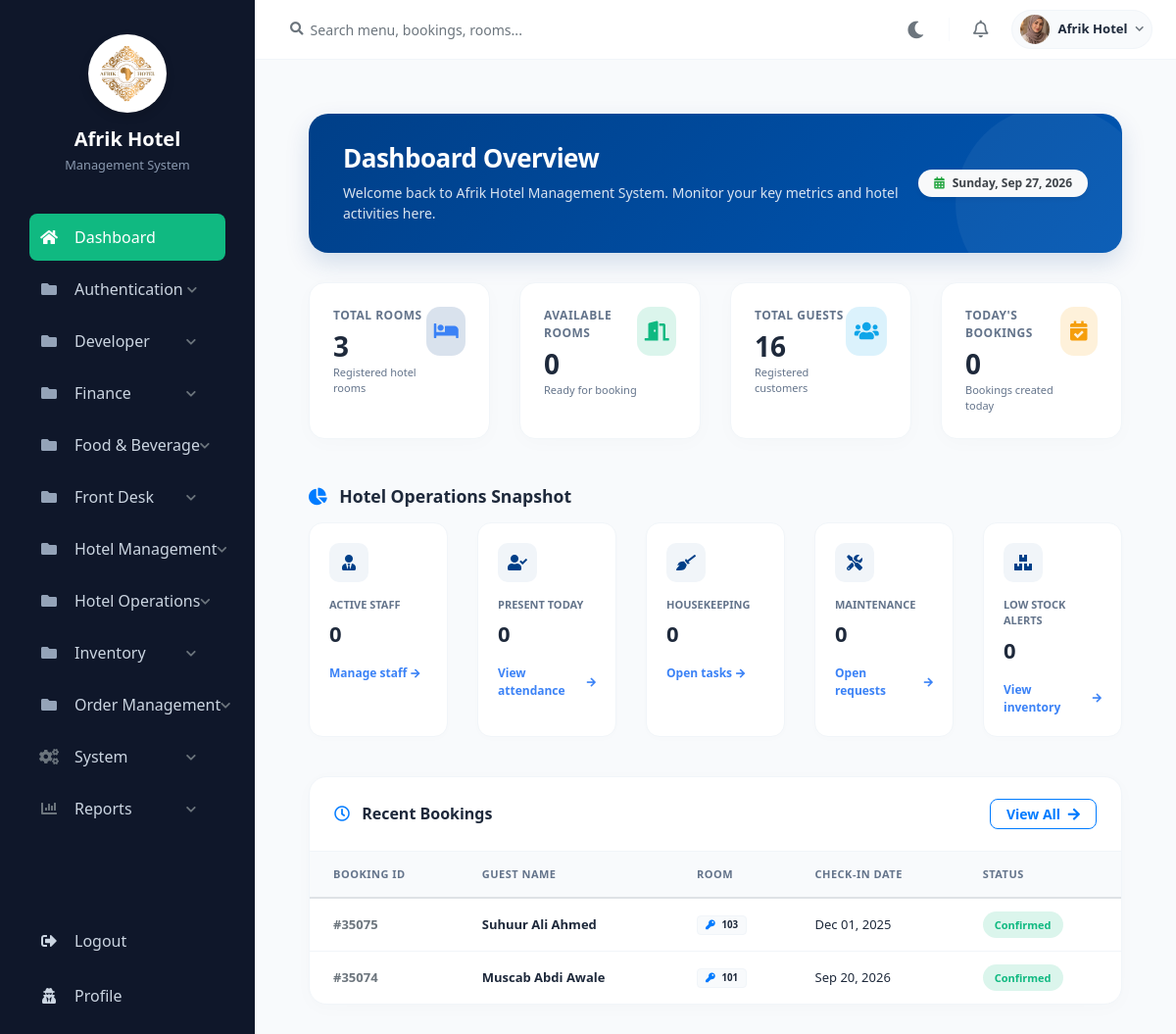
The app's page /index.php (signed in) with its own data.
### tables this page shows
CREATE TABLE `settings` (
  `id` int(11) NOT NULL,
  `hotel_name` varchar(255) NOT NULL,
  `hotel_email` varchar(255) NOT NULL,
  `hotel_phone` varchar(50) NOT NULL,
  `hotel_address` text NOT NULL,
  `updated_at` timestamp NOT NULL DEFAULT current_timestamp() ON UPDATE current_timestamp(),
  `hotel_logo` varchar(255) DEFAULT NULL
);

CREATE TABLE `system_pages` (
  `id` int(11) NOT NULL,
  `page_name` varchar(100) NOT NULL,
  `url` varchar(255) NOT NULL,
  `category` varchar(100) NOT NULL,
  `icon_class` varchar(100) NOT NULL,
  `page_type` varchar(50) DEFAULT 'Sidebar',
  `created_at` timestamp NOT NULL DEFAULT current_timestamp()
);

CREATE TABLE `bookings` (
  `id` int(11) NOT NULL,
  `customer_id` int(11) DEFAULT NULL,
  `room_id` int(11) DEFAULT NULL,
  `check_in` date DEFAULT NULL,
  `check_out` date DEFAULT NULL,
  `total_price` decimal(10,2) NOT NULL DEFAULT 0.00,
  `status` enum('Pending','Confirmed','Checked\r\nin','Checked-out','Cancelled') DEFAULT NULL,
  `total_amount` decimal(10,2) DEFAULT NULL,
  `created_at` timestamp NOT NULL DEFAULT current_timestamp() ON UPDATE current_timestamp(),
  `num_guests` int(11) DEFAULT 1
);

CREATE TABLE `customers` (
  `id` int(11) NOT NULL,
  `full_name` varchar(100) DEFAULT NULL,
  `email` varchar(100) DEFAULT NULL,
  `password` varchar(255) DEFAULT NULL,
  `phone` varchar(20) DEFAULT NULL,
  `id_number` varchar(50) DEFAULT NULL,
  `adress` varchar(255) DEFAULT NULL,
  `created_at` timestamp NOT NULL DEFAULT current_timestamp() ON UPDATE current_timestamp(),
  `nationality` varchar(100) DEFAULT NULL,
  `address` varchar(255) DEFAULT NULL
);

CREATE TABLE `rooms` (
  `id` int(11) NOT NULL,
  `room_number` varchar(10) DEFAULT NULL,
  `room_type_id` int(11) DEFAULT NULL,
  `floor` int(11) DEFAULT NULL,
  `status` enum('Available','Occupied','Reserved','Maintenance') DEFAULT 'Available',
  `image` varchar(255) DEFAULT NULL
);

### index.php (the view, shortened to what the rows shown need)
<?php
require_once 'includes/auth_check.php';
require_once 'config/database.php';
$recent_query = "
    SELECT
        b.id,
        b.check_in,
        b.status,
        c.full_name,
        r.room_number
    FROM bookings b
    INNER JOIN customers c ON b.customer_id = c.id
    INNER JOIN rooms r ON b.room_id = r.id
    ORDER BY b.created_at DESC
    LIMIT 6
";
$recent_bookings = $conn->query($recent_query);
include 'includes/header.php';
include 'includes/sidebar.php';
include 'includes/navbar.php';
?>
<div class="container-fluid dashboard-wrapper">
    <div class="dashboard-banner d-flex justify-content-between align-items-center">
        <div>
            <h1>Dashboard Overview</h1>
        </div>
    </div>
    <div class="table-card">
        <div class="table-responsive">
            <table class="table custom-table">
                <thead>
                    <tr>
                        <th class="pl-4">Booking ID</th>
                        <th>Guest Name</th>
                        <th>Room</th>
                        <th>Check-In Date</th>
                        <th>Status</th>
                    </tr>
                </thead>
                <tbody>
                    <?php if ($recent_bookings && $recent_bookings->num_rows > 0): ?>
                        <?php while ($row = $recent_bookings->fetch_assoc()): ?>
                            <?php
                            $status = $row['status'];
                            $badge_class = 'badge-secondary';
                            if ($status === 'Pending') $badge_class = 'badge-pending';
                            elseif ($status === 'Confirmed') $badge_class = 'badge-confirmed';
                            elseif ($status === 'Cancelled') $badge_class = 'badge-cancelled';
                            ?>
                            <tr>
                                <td class="pl-4 font-weight-bold text-muted">#<?php echo str_pad($row['id'], 4, '0', STR_PAD_LEFT); ?></td>
                                <td class="font-weight-bold" style="color: var(--text-main);"><?php echo htmlspecialchars($row['full_name'], ENT_QUOTES, 'UTF-8'); ?></td>
                                <td>
                                    <span class="badge badge-light border px-2 py-1" style="background: var(--body-bg) !important; color: var(--text-main); border-color: var(--border-color) !important;">
                                        <i class="fas fa-key text-primary mr-1"></i> <?php echo htmlspecialchars($row['room_number'], ENT_QUOTES, 'UTF-8'); ?>
                                    </span>
                                </td>
                                <td><?php echo !empty($row['check_in']) ? date('M d, Y', strtotime($row['check_in'])) : 'N/A'; ?></td>
                                <td>
                                    <span class="badge-status <?php echo $badge_class; ?>">
                                        <?php echo htmlspecialchars($status, ENT_QUOTES, 'UTF-8'); ?>
                                    </span>
                                </td>
                            </tr>
                        <?php endwhile; ?>
                    <?php endif; ?>
                </tbody>
            </table>
        </div>
    </div>
</div>
<?php include 'includes/footer.php'; ?>

### includes/sidebar.php (shortened to what the rows shown need)
<nav id="sidebar">
    <?php
    $sidebar_settings = [];
    if (isset($conn)) {
        $set_query = $conn->query("SELECT hotel_name, hotel_logo FROM settings WHERE id = 1");
        if ($set_query && $set_query->num_rows > 0) {
            $sidebar_settings = $set_query->fetch_assoc();
        }
    }
    $hotel_title = !empty($sidebar_settings['hotel_name']) ? htmlspecialchars($sidebar_settings['hotel_name']) : 'Afrik Hotel';
    $hotel_logo = !empty($sidebar_settings['hotel_logo']) ? htmlspecialchars($sidebar_settings['hotel_logo']) : '';
    ?>
    <div class="sidebar-header" style="flex-direction: column; text-align: center; padding-top: 35px; padding-bottom: 25px;">
        <?php if ($hotel_logo): ?>
            <img src="<?php echo $basePath; ?>assets/images/<?php echo $hotel_logo; ?>" alt="Logo" style="width: 80px; height: 80px; object-fit: cover; margin-bottom: 15px; margin-right: 0; background: #fff; border-radius: 50%; padding: 4px; box-shadow: 0 4px 10px rgba(0,0,0,0.15);">
        <?php endif; ?>
        <div>
            <div style="font-size: 1.25rem; line-height: 1.2; font-weight: 700; color: #fff;"><?php echo $hotel_title; ?></div>
            <div style="font-size: 0.8rem; font-weight: normal; color: #8a99af; margin-top: 5px;">Management System</div>
        </div>
    </div>
    <?php
    $current_page = basename($_SERVER['PHP_SELF']);
    $menu_structure = [];
    if (isset($conn)) {
        $pages_query = $conn->query("SELECT * FROM system_pages ORDER BY category ASC, id ASC");
        while($row = $pages_query->fetch_assoc()) {
            if (hasPermission($row['url'])) {
                if ($row['category'] === 'Finance' && (stripos($row['page_name'], 'report') !== false || stripos($row['url'], 'report') !== false)) {
                    $menu_structure['Reports'][] = $row;
                } else {
                    $menu_structure[$row['category']][] = $row;
                }
            }
        }
        $ordered_menu = [];
        if (isset($menu_structure['Main'])) {
            $ordered_menu['Main'] = $menu_structure['Main'];
            unset($menu_structure['Main']);
        }
        $system_pages = isset($menu_structure['System']) ? $menu_structure['System'] : null;
        unset($menu_structure['System']);
        $reports_pages = isset($menu_structure['Reports']) ? $menu_structure['Reports'] : null;
        unset($menu_structure['Reports']);
        foreach ($menu_structure as $cat => $pages) {
            $ordered_menu[$cat] = $pages;
        }
        if ($system_pages) {
            $ordered_menu['System'] = $system_pages;
        }
        if ($reports_pages) {
            $ordered_menu['Reports'] = $reports_pages;
        }
        $menu_structure = $ordered_menu;
    }
    ?>
    <ul class="list-unstyled components">
        <?php foreach($menu_structure as $category => $cat_pages): ?>
            <?php if ($category === 'Main'): ?>
                <?php foreach($cat_pages as $page): ?>
                    <li class="<?php echo ($current_page == basename($page['url'])) ? 'active' : ''; ?>">
                        <a href="<?php echo $basePath . $page['url']; ?>" class="d-flex align-items-center">
                            <i class="<?php echo htmlspecialchars($page['icon_class']); ?> mr-3" style="width: 20px; text-align: center;"></i>
                            <span style="white-space: nowrap;"><?php echo htmlspecialchars($page['page_name']); ?></span>
                        </a>
                    </li>
                <?php endforeach; ?>
            <?php endif; ?>
        <?php endforeach; ?>
    </ul>
</nav>

### includes/navbar.php (shortened to what the rows shown need)
<?php
$nav_username = htmlspecialchars($_SESSION['admin_username'] ?? 'Admin');
$nav_avatar = 'https://ui-avatars.com/api/?name=' . urlencode($nav_username) . '&background=10b981&color=fff';
if (isset($_SESSION['admin_id']) && isset($conn)) {
    $admin_id = intval($_SESSION['admin_id']);
    $pic_query = $conn->query("SELECT profile_picture FROM admin WHERE id = $admin_id");
    if ($pic_query && $pic_query->num_rows > 0) {
        $pic_data = $pic_query->fetch_assoc();
        if (!empty($pic_data['profile_picture'])) {
            $base = isset($basePath) ? $basePath : '../';
            $nav_avatar = $base . 'assets/images/' . htmlspecialchars($pic_data['profile_picture']);
        }
    }
}
?>
<div id="content">
    <div class="top-navbar px-4 py-2 d-flex align-items-center justify-content-between" style="background: var(--card-bg, #ffffff); border-bottom: 1px solid var(--border-color); position: sticky; top: 0; z-index: 999; transition: background 0.3s ease;">
        <div class="d-flex align-items-center">
            <div class="dropdown ml-2">
                <a href="#" class="d-flex align-items-center text-decoration-none py-1 px-2 rounded-pill" id="profileDropdown" data-toggle="dropdown" aria-haspopup="true" aria-expanded="false" style="background: var(--body-bg, #f1f5f9); border: 1px solid var(--border-color);">
                    <img src="<?php echo $nav_avatar; ?>" class="rounded-circle mr-2" style="width: 30px; height: 30px; object-fit: cover;" alt="User">
                    <span class="font-weight-bold mr-2 d-none d-sm-inline" style="font-size: 0.82rem; color: var(--text-main);"><?php echo $nav_username; ?></span>
                    <i class="fas fa-chevron-down text-muted" style="font-size: 0.6rem;"></i>
                </a>
            </div>
        </div>
    </div>
    <div class="content-wrapper">

### records on screen
settings: hotel_logo (picture), hotel_name "Afrik Hotel"
system_pages: page_name "Dashboard"
bookings: id "35075", customer.full_name "Suhuur Ali Ahmed", room.room_number "103", check_in "Dec 01, 2025", status "Confirmed"
bookings: id "35074", customer.full_name "Muscab Abdi Awale", room.room_number "101", check_in "Sep 20, 2026", status "Confirmed"

### other values on screen
$category "Authentication"
$category "Developer"
$category "Finance"
$category "Food & Beverage"
$category "Front Desk"
$category "Hotel Management"
$category "Hotel Operations"
$category "Inventory"
$category "Order Management"
$category "System"
$category "Reports"
$nav_username "Afrik Hotel"
$total_rooms "3"
$available_rooms "0"
$total_guests "16"
